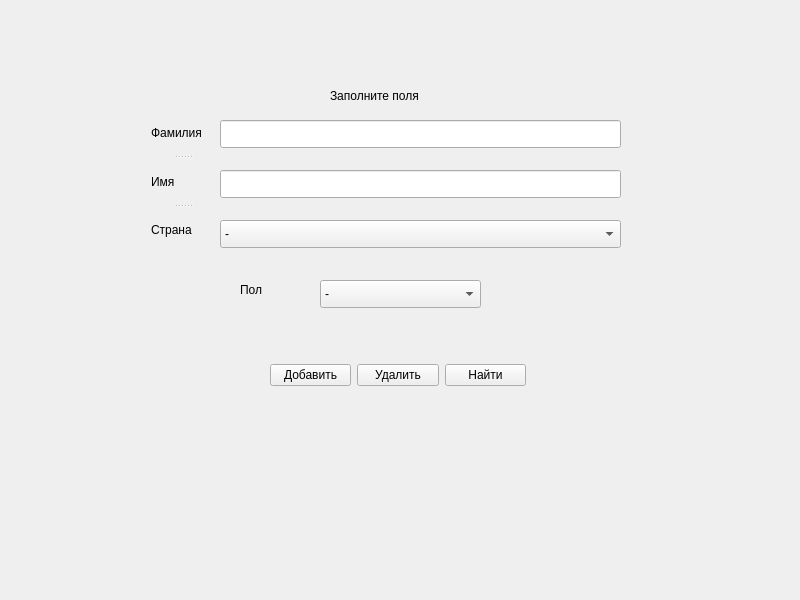
<?xml version="1.0" encoding="UTF-8"?>
<ui version="4.0">
 <class>Client</class>
 <widget class="QWidget" name="Client">
  <property name="geometry">
   <rect>
    <x>0</x>
    <y>0</y>
    <width>800</width>
    <height>600</height>
   </rect>
  </property>
  <property name="windowTitle">
   <string>Client</string>
  </property>
  <widget class="QLineEdit" name="familyEdit">
   <property name="geometry">
    <rect>
     <x>220</x>
     <y>120</y>
     <width>401</width>
     <height>28</height>
    </rect>
   </property>
  </widget>
  <widget class="QLineEdit" name="nameEdit">
   <property name="geometry">
    <rect>
     <x>220</x>
     <y>170</y>
     <width>401</width>
     <height>28</height>
    </rect>
   </property>
  </widget>
  <widget class="QComboBox" name="groupBox">
   <property name="geometry">
    <rect>
     <x>220</x>
     <y>220</y>
     <width>401</width>
     <height>28</height>
    </rect>
   </property>
   <item>
    <property name="text">
     <string>-</string>
    </property>
   </item>
   <item>
    <property name="text">
     <string>Россия</string>
    </property>
   </item>
   <item>
    <property name="text">
     <string>Беларусь</string>
    </property>
   </item>
   <item>
    <property name="text">
     <string>Казахстан</string>
    </property>
   </item>
   <item>
    <property name="text">
     <string>Китай</string>
    </property>
   </item>
   <item>
    <property name="text">
     <string>Япония</string>
    </property>
   </item>
   <item>
    <property name="text">
     <string>Республика Корея</string>
    </property>
   </item>
   <item>
    <property name="text">
     <string>США</string>
    </property>
   </item>
   <item>
    <property name="text">
     <string>Великобритания</string>
    </property>
   </item>
   <item>
    <property name="text">
     <string>Германия</string>
    </property>
   </item>
   <item>
    <property name="text">
     <string>Франция</string>
    </property>
   </item>
  </widget>
  <widget class="QLabel" name="label">
   <property name="geometry">
    <rect>
     <x>330</x>
     <y>70</y>
     <width>121</width>
     <height>51</height>
    </rect>
   </property>
   <property name="text">
    <string>Заполните поля</string>
   </property>
  </widget>
  <widget class="QWidget" name="layoutWidget">
   <property name="geometry">
    <rect>
     <x>270</x>
     <y>360</y>
     <width>256</width>
     <height>31</height>
    </rect>
   </property>
   <layout class="QHBoxLayout" name="horizontalLayout">
    <item>
     <widget class="QPushButton" name="addButton">
      <property name="text">
       <string>Добавить</string>
      </property>
     </widget>
    </item>
    <item>
     <widget class="QPushButton" name="deleteButton">
      <property name="text">
       <string>Удалить</string>
      </property>
     </widget>
    </item>
    <item>
     <widget class="QPushButton" name="findButton">
      <property name="text">
       <string>Найти</string>
      </property>
     </widget>
    </item>
   </layout>
  </widget>
  <widget class="QSplitter" name="splitter">
   <property name="geometry">
    <rect>
     <x>151</x>
     <y>111</y>
     <width>64</width>
     <height>141</height>
    </rect>
   </property>
   <property name="orientation">
    <enum>Qt::Vertical</enum>
   </property>
   <widget class="QLabel" name="label_2">
    <property name="text">
     <string>Фамилия</string>
    </property>
   </widget>
   <widget class="QLabel" name="label_3">
    <property name="text">
     <string>Имя</string>
    </property>
   </widget>
   <widget class="QLabel" name="label_4">
    <property name="text">
     <string>Страна</string>
    </property>
   </widget>
  </widget>
  <widget class="QComboBox" name="genderBox">
   <property name="geometry">
    <rect>
     <x>320</x>
     <y>280</y>
     <width>161</width>
     <height>28</height>
    </rect>
   </property>
   <item>
    <property name="text">
     <string>-</string>
    </property>
   </item>
   <item>
    <property name="text">
     <string>Мужской</string>
    </property>
   </item>
   <item>
    <property name="text">
     <string>Женский</string>
    </property>
   </item>
  </widget>
  <widget class="QLabel" name="label_5">
   <property name="geometry">
    <rect>
     <x>240</x>
     <y>280</y>
     <width>63</width>
     <height>20</height>
    </rect>
   </property>
   <property name="text">
    <string>Пол</string>
   </property>
  </widget>
 </widget>
 <resources/>
 <connections/>
</ui>
